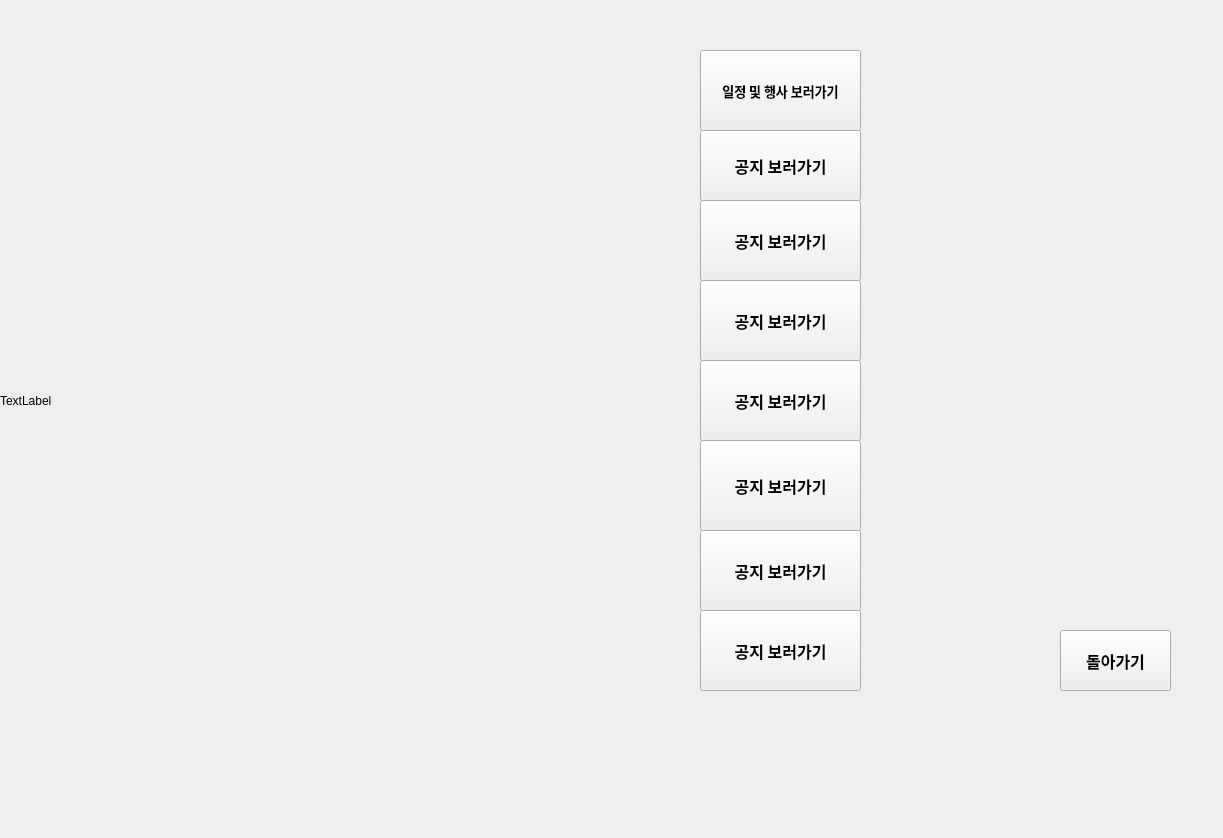
<?xml version="1.0" encoding="UTF-8"?>
<ui version="4.0">
 <class>Form</class>
 <widget class="QWidget" name="Form">
  <property name="geometry">
   <rect>
    <x>0</x>
    <y>0</y>
    <width>1223</width>
    <height>838</height>
   </rect>
  </property>
  <property name="windowTitle">
   <string>Form</string>
  </property>
  <widget class="QStackedWidget" name="stackedWidget">
   <property name="geometry">
    <rect>
     <x>0</x>
     <y>0</y>
     <width>1211</width>
     <height>801</height>
    </rect>
   </property>
   <property name="autoFillBackground">
    <bool>false</bool>
   </property>
   <property name="styleSheet">
    <string notr="true">border-image.url(&quot;C:\Users\kiot\PycharmProjects\pythonProject1\project1221\do.jpg)</string>
   </property>
   <property name="currentIndex">
    <number>1</number>
   </property>
   <widget class="QWidget" name="lib1">
    <property name="styleSheet">
     <string notr="true"/>
    </property>
    <widget class="QPushButton" name="pushButton_4">
     <property name="geometry">
      <rect>
       <x>140</x>
       <y>470</y>
       <width>241</width>
       <height>121</height>
      </rect>
     </property>
     <property name="font">
      <font>
       <family>Arial Black</family>
       <pointsize>16</pointsize>
       <weight>75</weight>
       <bold>true</bold>
      </font>
     </property>
     <property name="text">
      <string>로그인</string>
     </property>
    </widget>
    <widget class="QPushButton" name="pushButton_5">
     <property name="geometry">
      <rect>
       <x>480</x>
       <y>310</y>
       <width>241</width>
       <height>121</height>
      </rect>
     </property>
     <property name="font">
      <font>
       <family>Arial Black</family>
       <pointsize>16</pointsize>
       <weight>75</weight>
       <bold>true</bold>
      </font>
     </property>
     <property name="text">
      <string>도서추천</string>
     </property>
    </widget>
    <widget class="QPushButton" name="pushButton_6">
     <property name="geometry">
      <rect>
       <x>820</x>
       <y>310</y>
       <width>241</width>
       <height>121</height>
      </rect>
     </property>
     <property name="font">
      <font>
       <family>Arial Black</family>
       <pointsize>16</pointsize>
       <weight>75</weight>
       <bold>true</bold>
      </font>
     </property>
     <property name="text">
      <string>시설정보</string>
     </property>
    </widget>
    <widget class="QPushButton" name="pushButton_7">
     <property name="geometry">
      <rect>
       <x>140</x>
       <y>310</y>
       <width>241</width>
       <height>121</height>
      </rect>
     </property>
     <property name="font">
      <font>
       <family>Arial Black</family>
       <pointsize>16</pointsize>
       <weight>75</weight>
       <bold>true</bold>
      </font>
     </property>
     <property name="text">
      <string>공지 및 이벤트</string>
     </property>
    </widget>
    <widget class="QPushButton" name="pushButton_1">
     <property name="geometry">
      <rect>
       <x>480</x>
       <y>470</y>
       <width>241</width>
       <height>121</height>
      </rect>
     </property>
     <property name="font">
      <font>
       <family>Arial Black</family>
       <pointsize>16</pointsize>
       <weight>75</weight>
       <bold>true</bold>
      </font>
     </property>
     <property name="text">
      <string>대여 반납</string>
     </property>
    </widget>
    <widget class="QPushButton" name="pushButton_2">
     <property name="geometry">
      <rect>
       <x>820</x>
       <y>470</y>
       <width>241</width>
       <height>121</height>
      </rect>
     </property>
     <property name="font">
      <font>
       <family>Arial Black</family>
       <pointsize>16</pointsize>
       <weight>75</weight>
       <bold>true</bold>
      </font>
     </property>
     <property name="text">
      <string>도서조회</string>
     </property>
    </widget>
    <widget class="QLabel" name="main_pic">
     <property name="geometry">
      <rect>
       <x>467</x>
       <y>120</y>
       <width>266</width>
       <height>45</height>
      </rect>
     </property>
     <property name="text">
      <string/>
     </property>
    </widget>
    <widget class="QLabel" name="name">
     <property name="geometry">
      <rect>
       <x>1030</x>
       <y>30</y>
       <width>171</width>
       <height>31</height>
      </rect>
     </property>
     <property name="text">
      <string/>
     </property>
    </widget>
    <widget class="QLabel" name="foot">
     <property name="geometry">
      <rect>
       <x>0</x>
       <y>720</y>
       <width>1221</width>
       <height>101</height>
      </rect>
     </property>
     <property name="text">
      <string/>
     </property>
    </widget>
    <widget class="QLabel" name="center">
     <property name="geometry">
      <rect>
       <x>120</x>
       <y>760</y>
       <width>173</width>
       <height>39</height>
      </rect>
     </property>
     <property name="text">
      <string>TextLabel</string>
     </property>
    </widget>
    <widget class="QLabel" name="nation">
     <property name="geometry">
      <rect>
       <x>290</x>
       <y>760</y>
       <width>137</width>
       <height>39</height>
      </rect>
     </property>
     <property name="text">
      <string>TextLabel</string>
     </property>
    </widget>
    <widget class="QLabel" name="gwangsan">
     <property name="geometry">
      <rect>
       <x>425</x>
       <y>760</y>
       <width>155</width>
       <height>39</height>
      </rect>
     </property>
     <property name="text">
      <string>TextLabel</string>
     </property>
    </widget>
    <widget class="QLabel" name="silib">
     <property name="geometry">
      <rect>
       <x>580</x>
       <y>760</y>
       <width>166</width>
       <height>44</height>
      </rect>
     </property>
     <property name="text">
      <string>TextLabel</string>
     </property>
    </widget>
    <widget class="QLabel" name="guklib">
     <property name="geometry">
      <rect>
       <x>745</x>
       <y>760</y>
       <width>166</width>
       <height>44</height>
      </rect>
     </property>
     <property name="text">
      <string>TextLabel</string>
     </property>
    </widget>
    <widget class="QLabel" name="gwangju">
     <property name="geometry">
      <rect>
       <x>910</x>
       <y>760</y>
       <width>166</width>
       <height>44</height>
      </rect>
     </property>
     <property name="text">
      <string>TextLabel</string>
     </property>
    </widget>
    <widget class="QLabel" name="backimg">
     <property name="geometry">
      <rect>
       <x>0</x>
       <y>0</y>
       <width>1211</width>
       <height>801</height>
      </rect>
     </property>
     <property name="text">
      <string>TextLabel</string>
     </property>
    </widget>
    <zorder>backimg</zorder>
    <zorder>pushButton_4</zorder>
    <zorder>pushButton_5</zorder>
    <zorder>pushButton_6</zorder>
    <zorder>pushButton_7</zorder>
    <zorder>pushButton_1</zorder>
    <zorder>pushButton_2</zorder>
    <zorder>main_pic</zorder>
    <zorder>name</zorder>
    <zorder>foot</zorder>
    <zorder>center</zorder>
    <zorder>nation</zorder>
    <zorder>gwangsan</zorder>
    <zorder>silib</zorder>
    <zorder>guklib</zorder>
    <zorder>gwangju</zorder>
   </widget>
   <widget class="QWidget" name="event1">
    <widget class="QPushButton" name="pushButton_3">
     <property name="geometry">
      <rect>
       <x>1060</x>
       <y>630</y>
       <width>111</width>
       <height>61</height>
      </rect>
     </property>
     <property name="font">
      <font>
       <family>Arial Black</family>
       <pointsize>12</pointsize>
       <weight>75</weight>
       <bold>true</bold>
      </font>
     </property>
     <property name="text">
      <string>돌아가기</string>
     </property>
    </widget>
    <widget class="QPushButton" name="pushButton_10">
     <property name="geometry">
      <rect>
       <x>700</x>
       <y>50</y>
       <width>161</width>
       <height>81</height>
      </rect>
     </property>
     <property name="font">
      <font>
       <family>Arial Black</family>
       <pointsize>10</pointsize>
       <weight>75</weight>
       <bold>true</bold>
      </font>
     </property>
     <property name="text">
      <string>일정 및 행사 보러가기</string>
     </property>
    </widget>
    <widget class="QPushButton" name="pushButton_11">
     <property name="geometry">
      <rect>
       <x>700</x>
       <y>130</y>
       <width>161</width>
       <height>71</height>
      </rect>
     </property>
     <property name="font">
      <font>
       <family>Arial Black</family>
       <pointsize>12</pointsize>
       <weight>75</weight>
       <bold>true</bold>
      </font>
     </property>
     <property name="text">
      <string>공지 보러가기</string>
     </property>
    </widget>
    <widget class="QPushButton" name="pushButton_12">
     <property name="geometry">
      <rect>
       <x>700</x>
       <y>200</y>
       <width>161</width>
       <height>81</height>
      </rect>
     </property>
     <property name="font">
      <font>
       <family>Arial Black</family>
       <pointsize>12</pointsize>
       <weight>75</weight>
       <bold>true</bold>
      </font>
     </property>
     <property name="text">
      <string>공지 보러가기</string>
     </property>
    </widget>
    <widget class="QPushButton" name="pushButton_13">
     <property name="geometry">
      <rect>
       <x>700</x>
       <y>280</y>
       <width>161</width>
       <height>81</height>
      </rect>
     </property>
     <property name="font">
      <font>
       <family>Arial Black</family>
       <pointsize>12</pointsize>
       <weight>75</weight>
       <bold>true</bold>
      </font>
     </property>
     <property name="text">
      <string>공지 보러가기</string>
     </property>
    </widget>
    <widget class="QPushButton" name="pushButton_14">
     <property name="geometry">
      <rect>
       <x>700</x>
       <y>440</y>
       <width>161</width>
       <height>91</height>
      </rect>
     </property>
     <property name="font">
      <font>
       <family>Arial Black</family>
       <pointsize>12</pointsize>
       <weight>75</weight>
       <bold>true</bold>
      </font>
     </property>
     <property name="text">
      <string>공지 보러가기</string>
     </property>
    </widget>
    <widget class="QPushButton" name="pushButton_15">
     <property name="geometry">
      <rect>
       <x>700</x>
       <y>530</y>
       <width>161</width>
       <height>81</height>
      </rect>
     </property>
     <property name="font">
      <font>
       <family>Arial Black</family>
       <pointsize>12</pointsize>
       <weight>75</weight>
       <bold>true</bold>
      </font>
     </property>
     <property name="text">
      <string>공지 보러가기</string>
     </property>
    </widget>
    <widget class="QPushButton" name="pushButton_16">
     <property name="geometry">
      <rect>
       <x>700</x>
       <y>360</y>
       <width>161</width>
       <height>81</height>
      </rect>
     </property>
     <property name="font">
      <font>
       <family>Arial Black</family>
       <pointsize>12</pointsize>
       <weight>75</weight>
       <bold>true</bold>
      </font>
     </property>
     <property name="text">
      <string>공지 보러가기</string>
     </property>
    </widget>
    <widget class="QPushButton" name="pushButton_17">
     <property name="geometry">
      <rect>
       <x>700</x>
       <y>610</y>
       <width>161</width>
       <height>81</height>
      </rect>
     </property>
     <property name="font">
      <font>
       <family>Arial Black</family>
       <pointsize>12</pointsize>
       <weight>75</weight>
       <bold>true</bold>
      </font>
     </property>
     <property name="text">
      <string>공지 보러가기</string>
     </property>
    </widget>
    <widget class="QLabel" name="label_3">
     <property name="geometry">
      <rect>
       <x>0</x>
       <y>230</y>
       <width>671</width>
       <height>20</height>
      </rect>
     </property>
     <property name="text">
      <string/>
     </property>
    </widget>
    <widget class="QLabel" name="label_4">
     <property name="geometry">
      <rect>
       <x>0</x>
       <y>310</y>
       <width>671</width>
       <height>20</height>
      </rect>
     </property>
     <property name="text">
      <string/>
     </property>
    </widget>
    <widget class="QLabel" name="label_5">
     <property name="geometry">
      <rect>
       <x>0</x>
       <y>390</y>
       <width>671</width>
       <height>20</height>
      </rect>
     </property>
     <property name="text">
      <string/>
     </property>
    </widget>
    <widget class="QLabel" name="label_6">
     <property name="geometry">
      <rect>
       <x>0</x>
       <y>470</y>
       <width>671</width>
       <height>20</height>
      </rect>
     </property>
     <property name="text">
      <string/>
     </property>
    </widget>
    <widget class="QLabel" name="label_7">
     <property name="geometry">
      <rect>
       <x>0</x>
       <y>560</y>
       <width>671</width>
       <height>20</height>
      </rect>
     </property>
     <property name="text">
      <string/>
     </property>
    </widget>
    <widget class="QLabel" name="label_8">
     <property name="geometry">
      <rect>
       <x>0</x>
       <y>640</y>
       <width>671</width>
       <height>20</height>
      </rect>
     </property>
     <property name="text">
      <string/>
     </property>
    </widget>
    <widget class="QLabel" name="label_9">
     <property name="geometry">
      <rect>
       <x>0</x>
       <y>70</y>
       <width>671</width>
       <height>20</height>
      </rect>
     </property>
     <property name="text">
      <string/>
     </property>
    </widget>
    <widget class="QLabel" name="label_2">
     <property name="geometry">
      <rect>
       <x>0</x>
       <y>150</y>
       <width>671</width>
       <height>20</height>
      </rect>
     </property>
     <property name="text">
      <string/>
     </property>
    </widget>
    <widget class="QLabel" name="event_pic">
     <property name="geometry">
      <rect>
       <x>870</x>
       <y>0</y>
       <width>341</width>
       <height>245</height>
      </rect>
     </property>
     <property name="text">
      <string/>
     </property>
    </widget>
    <widget class="QLabel" name="backimg2">
     <property name="geometry">
      <rect>
       <x>0</x>
       <y>0</y>
       <width>1211</width>
       <height>801</height>
      </rect>
     </property>
     <property name="text">
      <string>TextLabel</string>
     </property>
    </widget>
    <zorder>backimg2</zorder>
    <zorder>pushButton_3</zorder>
    <zorder>pushButton_10</zorder>
    <zorder>pushButton_11</zorder>
    <zorder>pushButton_12</zorder>
    <zorder>pushButton_13</zorder>
    <zorder>pushButton_14</zorder>
    <zorder>pushButton_15</zorder>
    <zorder>pushButton_16</zorder>
    <zorder>pushButton_17</zorder>
    <zorder>label_3</zorder>
    <zorder>label_4</zorder>
    <zorder>label_5</zorder>
    <zorder>label_6</zorder>
    <zorder>label_7</zorder>
    <zorder>label_8</zorder>
    <zorder>label_9</zorder>
    <zorder>label_2</zorder>
    <zorder>event_pic</zorder>
   </widget>
   <widget class="QWidget" name="recommend1">
    <widget class="QPushButton" name="pushButton_8">
     <property name="geometry">
      <rect>
       <x>1070</x>
       <y>600</y>
       <width>111</width>
       <height>61</height>
      </rect>
     </property>
     <property name="font">
      <font>
       <family>Arial Black</family>
       <pointsize>12</pointsize>
       <weight>75</weight>
       <bold>true</bold>
      </font>
     </property>
     <property name="text">
      <string>돌아가기</string>
     </property>
    </widget>
    <widget class="QListWidget" name="reco">
     <property name="geometry">
      <rect>
       <x>310</x>
       <y>170</y>
       <width>601</width>
       <height>211</height>
      </rect>
     </property>
    </widget>
    <widget class="QLabel" name="label_10">
     <property name="geometry">
      <rect>
       <x>580</x>
       <y>150</y>
       <width>70</width>
       <height>20</height>
      </rect>
     </property>
     <property name="font">
      <font>
       <family>Arial Black</family>
       <pointsize>12</pointsize>
       <weight>75</weight>
       <bold>true</bold>
      </font>
     </property>
     <property name="text">
      <string>추천도서</string>
     </property>
    </widget>
    <widget class="QPushButton" name="reset">
     <property name="geometry">
      <rect>
       <x>1060</x>
       <y>170</y>
       <width>141</width>
       <height>71</height>
      </rect>
     </property>
     <property name="font">
      <font>
       <family>Arial Black</family>
       <pointsize>12</pointsize>
       <weight>75</weight>
       <bold>true</bold>
      </font>
     </property>
     <property name="text">
      <string>reset</string>
     </property>
    </widget>
    <widget class="QLabel" name="backimg3">
     <property name="geometry">
      <rect>
       <x>0</x>
       <y>0</y>
       <width>1211</width>
       <height>801</height>
      </rect>
     </property>
     <property name="text">
      <string>TextLabel</string>
     </property>
    </widget>
    <zorder>backimg3</zorder>
    <zorder>pushButton_8</zorder>
    <zorder>reco</zorder>
    <zorder>label_10</zorder>
    <zorder>reset</zorder>
   </widget>
   <widget class="QWidget" name="info1">
    <widget class="QPushButton" name="pushButton_9">
     <property name="geometry">
      <rect>
       <x>1070</x>
       <y>600</y>
       <width>111</width>
       <height>61</height>
      </rect>
     </property>
     <property name="font">
      <font>
       <family>Arial Black</family>
       <pointsize>12</pointsize>
       <weight>75</weight>
       <bold>true</bold>
      </font>
     </property>
     <property name="text">
      <string>돌아가기</string>
     </property>
    </widget>
    <widget class="QLabel" name="label">
     <property name="geometry">
      <rect>
       <x>-40</x>
       <y>-60</y>
       <width>801</width>
       <height>441</height>
      </rect>
     </property>
     <property name="font">
      <font>
       <family>Arial Black</family>
       <pointsize>12</pointsize>
       <weight>75</weight>
       <bold>true</bold>
      </font>
     </property>
     <property name="text">
      <string>&lt;html&gt;&lt;head/&gt;&lt;body&gt;&lt;p&gt;&lt;br/&gt;&lt;/p&gt;&lt;/body&gt;&lt;/html&gt;</string>
     </property>
    </widget>
    <widget class="QLabel" name="label_pic">
     <property name="geometry">
      <rect>
       <x>0</x>
       <y>360</y>
       <width>661</width>
       <height>331</height>
      </rect>
     </property>
     <property name="text">
      <string/>
     </property>
    </widget>
    <widget class="QLabel" name="label_11">
     <property name="geometry">
      <rect>
       <x>660</x>
       <y>0</y>
       <width>271</width>
       <height>151</height>
      </rect>
     </property>
     <property name="text">
      <string/>
     </property>
    </widget>
    <widget class="QLabel" name="label_12">
     <property name="geometry">
      <rect>
       <x>930</x>
       <y>0</y>
       <width>271</width>
       <height>151</height>
      </rect>
     </property>
     <property name="text">
      <string/>
     </property>
    </widget>
    <widget class="QLabel" name="label_13">
     <property name="geometry">
      <rect>
       <x>660</x>
       <y>150</y>
       <width>271</width>
       <height>151</height>
      </rect>
     </property>
     <property name="text">
      <string/>
     </property>
    </widget>
    <widget class="QLabel" name="label_14">
     <property name="geometry">
      <rect>
       <x>660</x>
       <y>300</y>
       <width>271</width>
       <height>151</height>
      </rect>
     </property>
     <property name="text">
      <string/>
     </property>
    </widget>
    <widget class="QLabel" name="label_15">
     <property name="geometry">
      <rect>
       <x>930</x>
       <y>150</y>
       <width>271</width>
       <height>151</height>
      </rect>
     </property>
     <property name="text">
      <string/>
     </property>
    </widget>
    <widget class="QLabel" name="label_16">
     <property name="geometry">
      <rect>
       <x>930</x>
       <y>300</y>
       <width>271</width>
       <height>151</height>
      </rect>
     </property>
     <property name="text">
      <string/>
     </property>
    </widget>
    <widget class="QLabel" name="label_17">
     <property name="geometry">
      <rect>
       <x>790</x>
       <y>470</y>
       <width>271</width>
       <height>151</height>
      </rect>
     </property>
     <property name="text">
      <string/>
     </property>
    </widget>
   </widget>
  </widget>
 </widget>
 <tabstops>
  <tabstop>pushButton_5</tabstop>
  <tabstop>pushButton_4</tabstop>
  <tabstop>pushButton_1</tabstop>
  <tabstop>pushButton_7</tabstop>
  <tabstop>pushButton_6</tabstop>
  <tabstop>pushButton_2</tabstop>
  <tabstop>pushButton_10</tabstop>
  <tabstop>pushButton_11</tabstop>
  <tabstop>pushButton_12</tabstop>
  <tabstop>pushButton_13</tabstop>
  <tabstop>pushButton_3</tabstop>
  <tabstop>pushButton_14</tabstop>
  <tabstop>pushButton_15</tabstop>
  <tabstop>pushButton_16</tabstop>
  <tabstop>pushButton_17</tabstop>
  <tabstop>pushButton_8</tabstop>
  <tabstop>pushButton_9</tabstop>
 </tabstops>
 <resources/>
 <connections/>
</ui>
